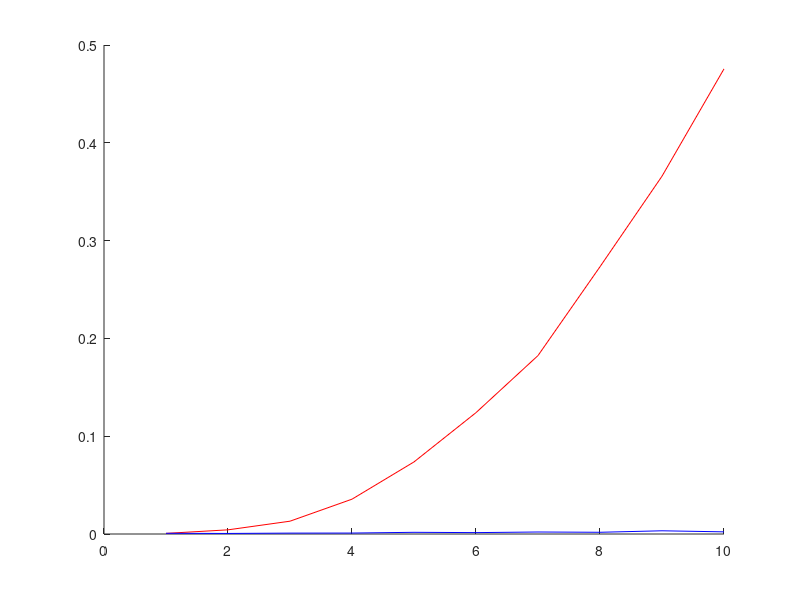

Write MATLAB code to recreate this figure.
for n=100:100:1000
    d = ones(1,n);
    sd= 0.5*ones(1,n-1); %sotto diagonale
    Sd= 0.1*ones(1,n-1); %sopra diagonale

    A = zeros(n);
    A = diag(d) + diag(sd, -1) + diag(Sd,1);

    %FULL
    tic
    [L,U]=lu(A);
    time_lu_full(n/100)=toc;


    %SPARSE
    B = sparse(A);
    tic
    [L,U]=lu(B);
    time_lu_sparse(n/100)=toc;

   
end 

%Si plotta
    hold on
    plot(time_lu_full,'r')
    plot(time_lu_sparse,'b')
    pause(1)